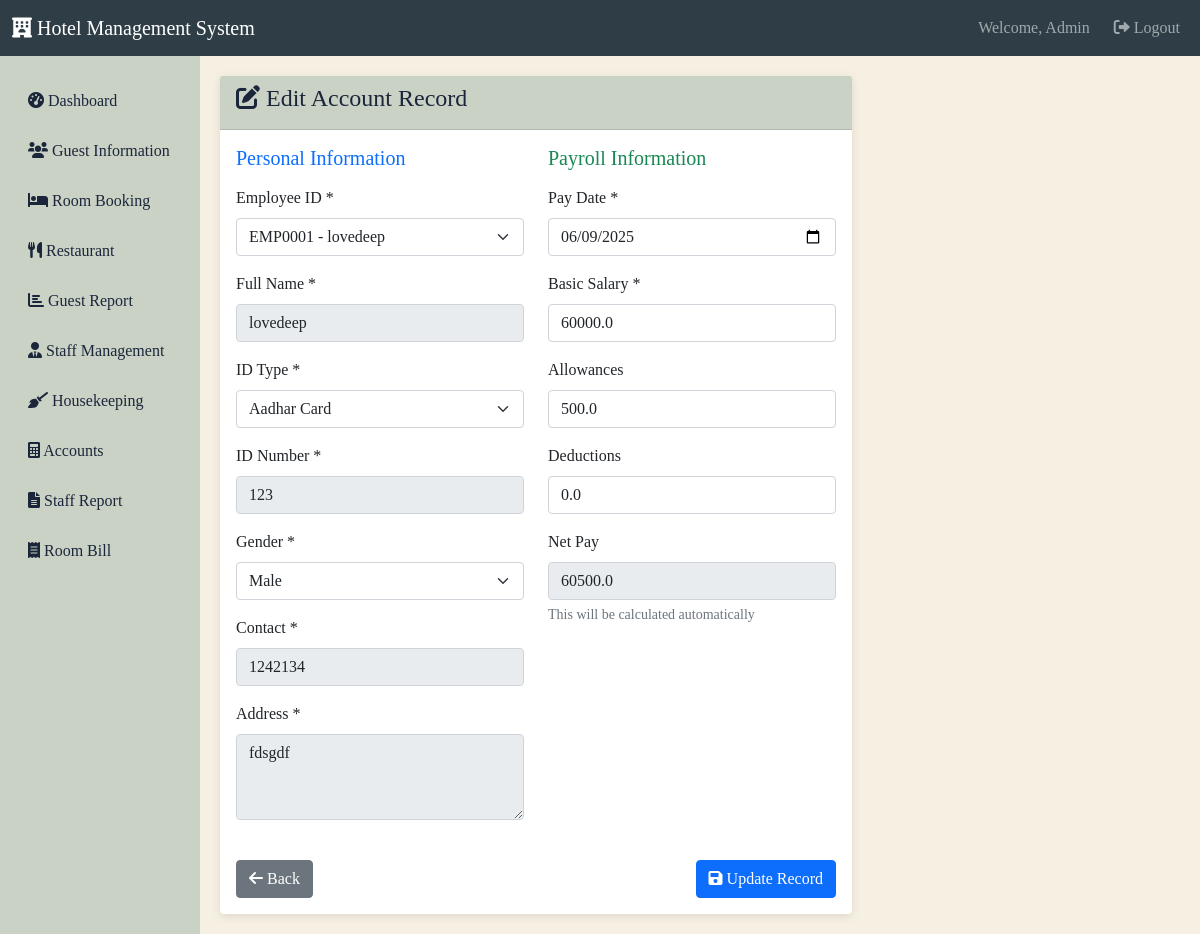
Screenshot of /account/edit/1 (signed in) with the database file from the repository.
### tables this page shows
CREATE TABLE admin_emp (
            id INTEGER PRIMARY KEY AUTOINCREMENT,
            name TEXT NOT NULL,
            emp_id TEXT UNIQUE NOT NULL,
            department TEXT NOT NULL,
            type TEXT NOT NULL,
            password TEXT NOT NULL
        );

CREATE TABLE account (
            id INTEGER PRIMARY KEY AUTOINCREMENT,
            emp_id TEXT NOT NULL,
            full_name TEXT NOT NULL,
            id_type TEXT NOT NULL,
            id_number TEXT NOT NULL,
            gender TEXT NOT NULL,
            contact TEXT NOT NULL,
            address TEXT NOT NULL,
            date TEXT NOT NULL,
            basic_salary REAL NOT NULL,
            allowances REAL NOT NULL,
            deductions REAL NOT NULL,
            net_pay REAL NOT NULL
        );

CREATE TABLE staff_detail (
            emp_id TEXT PRIMARY KEY,
            full_name TEXT NOT NULL,
            id_type TEXT NOT NULL,
            id_number TEXT NOT NULL,
            gender TEXT NOT NULL,
            age TEXT NOT NULL,
            contact TEXT NOT NULL,
            address TEXT NOT NULL,
            department TEXT NOT NULL,
            designation TEXT NOT NULL,
            joining_date TEXT NOT NULL,
            image TEXT,
            salary REAL
        );

### routes/account.py (the view, shortened to what this page needs)
@account_bp.route('/edit/<int:account_id>', methods=['GET', 'POST'])
@login_required
def edit(account_id):
    conn = get_db()
    cursor = conn.cursor()
    cursor.execute('SELECT * FROM account WHERE id = ?', (account_id,))
    account = cursor.fetchone()
    if not account:
        flash('Account record not found!', 'error')
        return redirect(url_for('account.index'))
    cursor.execute('SELECT emp_id, full_name FROM staff_detail ORDER BY full_name')
    staff_list = cursor.fetchall()
    conn.close()
    return render_template('account/edit.html', account=account, staff_list=staff_list)

### app.py (called while the page is built)
@login_manager.user_loader
def load_user(user_id):
    from models import User
    return User.get(user_id)

### database.py (called while the page is built)
def get_db():
    conn = sqlite3.connect(Config.DATABASE_PATH)
    conn.row_factory = sqlite3.Row
    return conn

### models.py (called while the page is built)
    @staticmethod
    def get(user_id):
        conn = get_db()
        cursor = conn.cursor()
        cursor.execute('SELECT * FROM admin_emp WHERE id = ?', (user_id,))
        user_data = cursor.fetchone()
        conn.close()
        if user_data:
            return User(
                id=user_data['id'],
                name=user_data['name'],
                emp_id=user_data['emp_id'],
                department=user_data['department'],
                user_type=user_data['type']
            )
        return None

### templates/account/edit.html (shortened to what this page needs)
{% extends "base.html" %}
{% block content %}
<div class="row">
    <div class="col-md-8">
        <div class="card">
            <div class="card-header">
                <h4><i class="fas fa-edit"></i> Edit Account Record</h4>
            </div>
            <div class="card-body">
                <form method="POST">
                    <div class="row">
                        <div class="col-md-6">
                            <h5 class="text-primary mb-3">Personal Information</h5>
                            <div class="mb-3">
                                <label for="emp_id" class="form-label">Employee ID *</label>
                                <select class="form-select" id="emp_id" name="emp_id" required onchange="fetchStaffData()">
                                    {% for staff in staff_list %}
                                    <option value="{{ staff.emp_id }}" {% if staff.emp_id == account.emp_id %}selected{% endif %}>
                                        {{ staff.emp_id }} - {{ staff.full_name }}
                                    </option>
                                    {% endfor %}
                                </select>
                            </div>
                            <div class="mb-3">
                                <label for="full_name" class="form-label">Full Name *</label>
                                <input type="text" class="form-control" id="full_name" name="full_name" value="{{ account.full_name }}" required readonly>
                            </div>
                            <div class="mb-3">
                                <label for="id_type" class="form-label">ID Type *</label>
                                <select class="form-select" id="id_type" name="id_type" required>
                                    <option value="Aadharcard" {% if account.id_type == 'Aadharcard' %}selected{% endif %}>Aadhar Card</option>
                                </select>
                            </div>
                            <div class="mb-3">
                                <label for="id_number" class="form-label">ID Number *</label>
                                <input type="text" class="form-control" id="id_number" name="id_number" value="{{ account.id_number }}" required readonly>
                            </div>
                            <div class="mb-3">
                                <label for="gender" class="form-label">Gender *</label>
                                <select class="form-select" id="gender" name="gender" required>
                                    <option value="Male" {% if account.gender == 'Male' %}selected{% endif %}>Male</option>
                                </select>
                            </div>
                            <div class="mb-3">
                                <label for="contact" class="form-label">Contact *</label>
                                <input type="tel" class="form-control" id="contact" name="contact" value="{{ account.contact }}" required readonly>
                            </div>
                            <div class="mb-3">
                                <label for="address" class="form-label">Address *</label>
                                <textarea class="form-control" id="address" name="address" rows="3" required readonly>{{ account.address }}</textarea>
                            </div>
                        </div>
                        <div class="col-md-6">
                            <h5 class="text-success mb-3">Payroll Information</h5>
                            <div class="mb-3">
                                <label for="pay_date" class="form-label">Pay Date *</label>
                                <input type="date" class="form-control" id="pay_date" name="pay_date" value="{{ account.date }}" required>
                            </div>
                            <div class="mb-3">
                                <label for="basic_salary" class="form-label">Basic Salary *</label>
                                <input type="number" step="0.01" class="form-control" id="basic_salary" name="basic_salary" value="{{ account.basic_salary }}" required onchange="calculateNetPay()">
                            </div>
                            <div class="mb-3">
                                <label for="allowances" class="form-label">Allowances</label>
                                <input type="number" step="0.01" class="form-control" id="allowances" name="allowances" value="{{ account.allowances }}" onchange="calculateNetPay()">
                            </div>
                            <div class="mb-3">
                                <label for="deductions" class="form-label">Deductions</label>
                                <input type="number" step="0.01" class="form-control" id="deductions" name="deductions" value="{{ account.deductions }}" onchange="calculateNetPay()">
                            </div>
                            <div class="mb-3">
                                <label for="net_pay" class="form-label">Net Pay</label>
                                <input type="number" step="0.01" class="form-control" id="net_pay" name="net_pay" value="{{ account.net_pay }}" readonly>
                                <div class="form-text">This will be calculated automatically</div>
                            </div>
                        </div>
                    </div>
                    <div class="d-flex justify-content-between mt-4">
                        <a href="{{ url_for('account.index') }}" class="btn btn-secondary">
                            <i class="fas fa-arrow-left"></i> Back
                        </a>
                        <button type="submit" class="btn btn-primary">
                            <i class="fas fa-save"></i> Update Record
                        </button>
                    </div>
                </form>
            </div>
        </div>
    </div>
</div>
{% endblock %}

### templates/base.html (shortened to what this page needs)
<!DOCTYPE html>
<html lang="en">
<head>
    <link href="https://cdn.jsdelivr.net/npm/bootstrap@5.1.3/dist/css/bootstrap.min.css" rel="stylesheet">
    <link href="https://cdnjs.cloudflare.com/ajax/libs/font-awesome/6.0.0/css/all.min.css" rel="stylesheet">
</head>
<body>
    <nav class="navbar navbar-expand-lg navbar-dark">
        <div class="container-fluid">
            <a class="navbar-brand" href="{{ url_for('main.dashboard') }}">
                <i class="fas fa-hotel"></i> Hotel Management System
            </a>
            {% if current_user.is_authenticated %}
            <div class="navbar-nav ms-auto">
                <span class="navbar-text me-3">Welcome, {{ current_user.name }}</span>
                <a class="nav-link" href="{{ url_for('auth.logout') }}">
                    <i class="fas fa-sign-out-alt"></i> Logout
                </a>
            </div>
            {% else %}
            <div class="navbar-nav ms-auto">
                <a class="nav-link" href="{{ url_for('auth.login') }}">
                    <i class="fas fa-sign-in-alt"></i> Login
                </a>
            </div>
            {% endif %}
        </div>
    </nav>
    <div class="container-fluid">
        <div class="row">
            {% if current_user.is_authenticated %}
            <nav class="col-md-2 sidebar">
                <div class="nav flex-column">
                    <a class="nav-link" href="{{ url_for('main.dashboard') }}">
                        <i class="fas fa-tachometer-alt"></i> Dashboard
                    </a>
                    <a class="nav-link" href="{{ url_for('guest.index') }}">
                        <i class="fas fa-users"></i> Guest Information
                    </a>
                    <a class="nav-link" href="{{ url_for('room.booking') }}">
                        <i class="fas fa-bed"></i> Room Booking
                    </a>
                    <a class="nav-link" href="{{ url_for('restaurant.index') }}">
                        <i class="fas fa-utensils"></i> Restaurant
                    </a>
                    <a class="nav-link" href="{{ url_for('report.guest_report') }}">
                        <i class="fas fa-chart-bar"></i> Guest Report
                    </a>
                    {% if session.user_type == 'Admin' %}
                    <a class="nav-link" href="{{ url_for('staff.index') }}">
                        <i class="fas fa-user-tie"></i> Staff Management
                    </a>
                    {% endif %}
                    <a class="nav-link" href="{{ url_for('housekeeping.index') }}">
                        <i class="fas fa-broom"></i> Housekeeping
                    </a>
                    <a class="nav-link" href="{{ url_for('account.index') }}">
                        <i class="fas fa-calculator"></i> Accounts
                    </a>
                    {% if session.user_type == 'Admin' %}
                    <a class="nav-link" href="{{ url_for('report.staff_report') }}">
                        <i class="fas fa-file-alt"></i> Staff Report
                    </a>
                    {% endif %}
                    <a class="nav-link" href="{{ url_for('room.bill') }}">
                        <i class="fas fa-receipt"></i> Room Bill
                    </a>
                </div>
            </nav>
            <main class="col-md-10 content">
            {% else %}
            <main class="col-12 content">
            {% endif %}
                {% block content %}{% endblock %}
            </main>
        </div>
    </div>
</body>
</html>

### templates/base.html (style rules this page uses)
:root { --primary-color: #2f3e46; --secondary-color: #cad2c5; --accent-color: #f5f0e1; --text-color: #1b263b; }
body { background-color: var(--accent-color); font-family: 'Times New Roman', serif; }
.navbar { background-color: var(--primary-color) !important; }
.sidebar { background-color: var(--secondary-color); min-height: calc(100vh - 56px); padding-top: 20px; }
.sidebar .nav-link { color: var(--text-color); margin: 5px 0; border-radius: 5px; }
.content { padding: 20px; }
.card { border: none; box-shadow: 0 2px 10px rgba(0,0,0,0.1); }
.card-header { background-color: var(--secondary-color); color: var(--text-color); font-weight: bold; }

### rows the page displays
admin_emp: name "Admin"
account: emp_id "EMP0001 - lovedeep", full_name "lovedeep", id_type "Aadhar Card", id_number "123", gender "Male", contact "1242134", address "fdsgdf", pay_date "06/09/2025", basic_salary "60000.0", allowances "500.0", deductions "0.0", net_pay "60500.0"
